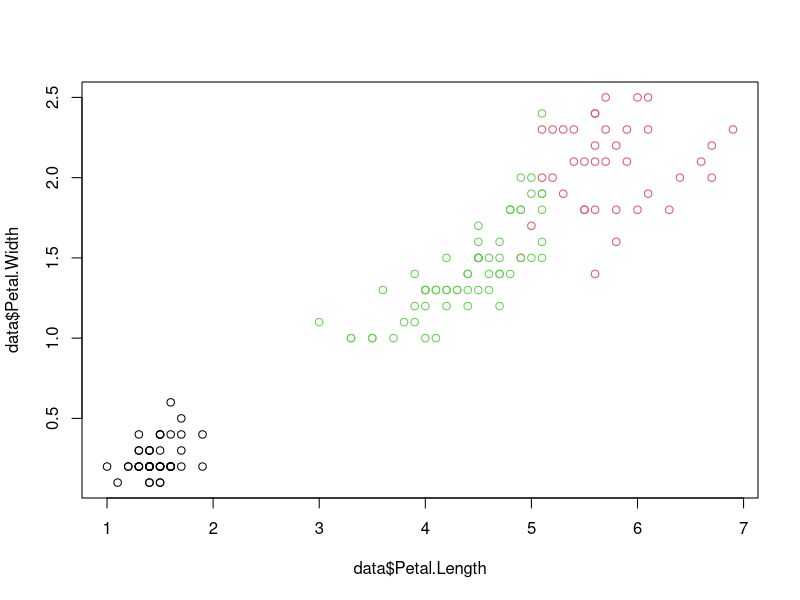
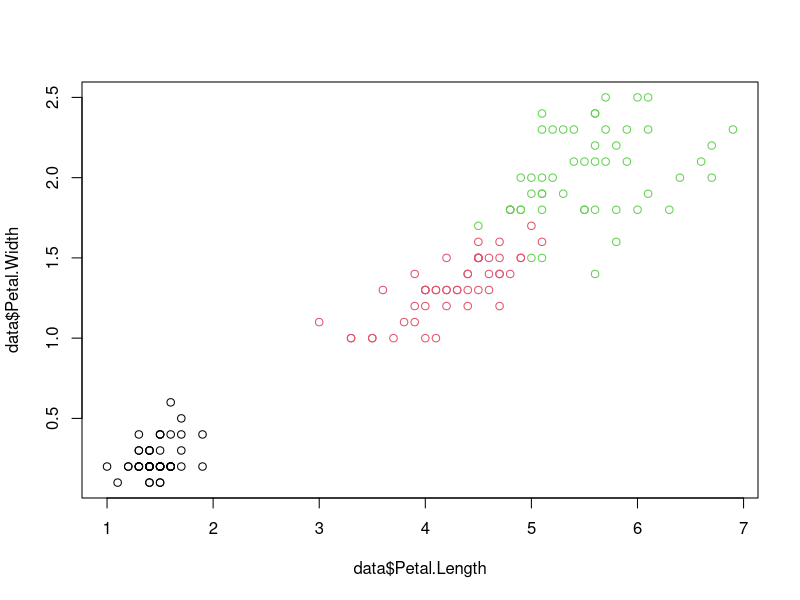
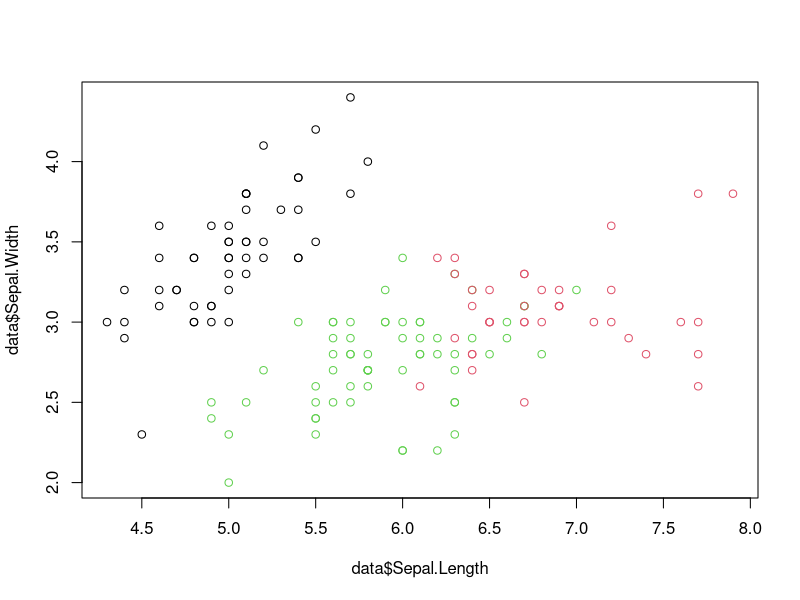
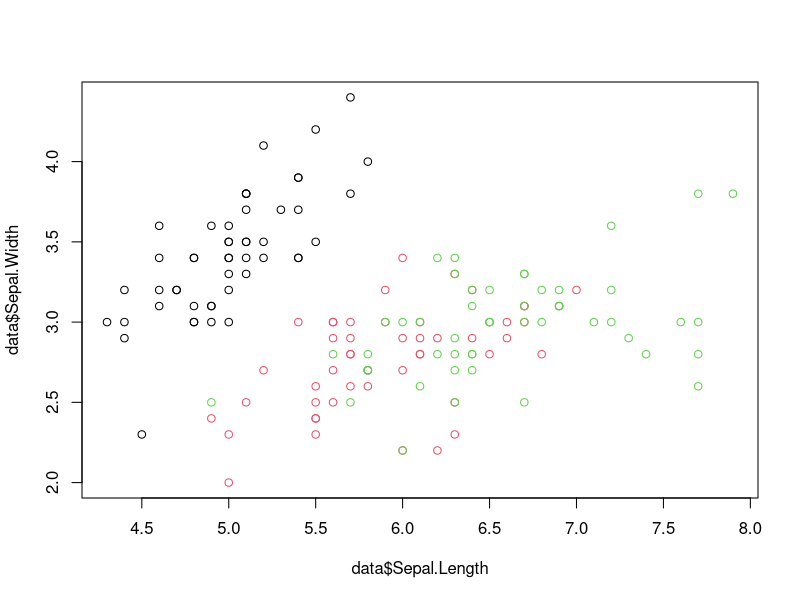

Generate these figures, in order, with R:
View(iris)
data <- iris[,-5]
class <- iris[,5]

# running kmeans; number of clusters known
results <- kmeans(data, 3)
results
results$size
results$cluster

table(class,results$cluster)
plot(data$Petal.Length,data$Petal.Width,col=results$cluster)
plot(data$Petal.Length,data$Petal.Width,col=class)
plot(data$Sepal.Length, data$Sepal.Width,col=results$cluster)
plot(data$Sepal.Length, data$Sepal.Width,col=class)
